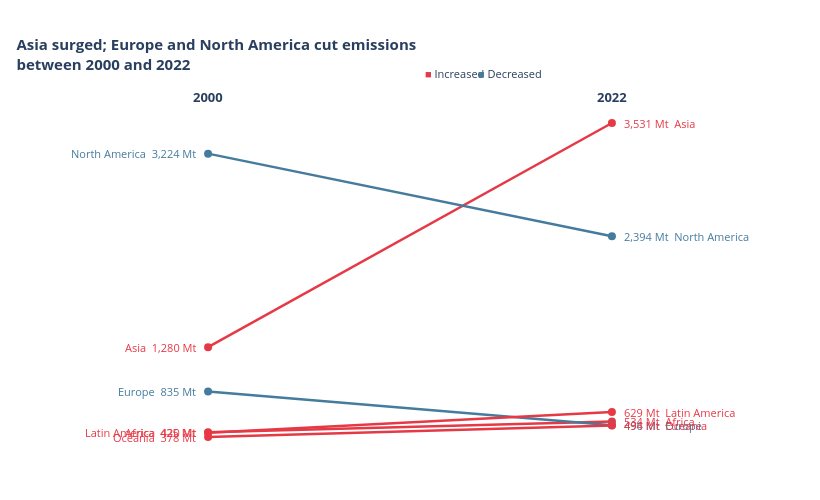

The notebook cell this image was saved under:
### Markdown cell above
---
## Task 2 — Slopegraph: Regional Change 2000 vs 2022

**What to build:** A slopegraph comparing **average regional CO2 emissions** between 2000 and 2022.

**Requirements:**
- One line per region (not per country — aggregate first)
- Colour: regions that increased = one colour; decreased = another
- Values labelled at both ends of each line
- No y-axis tick labels (the endpoint labels make them redundant)
- Insight title stating which regions moved most

> 💡 `df.groupby(['Region','Year'])['CO2_Mt'].mean().reset_index()` then filter to 2000 and 2022

### Code cell
# Task 2 — Slopegraph: regional averages
# YOUR CODE HERE
regional = (
    df.groupby(["Region", "Year"])["CO2_Mt"]
    .mean()
    .reset_index()
)

start = regional[regional["Year"] == 2000].set_index("Region")["CO2_Mt"]
end   = regional[regional["Year"] == 2022].set_index("Region")["CO2_Mt"]
regions = start.index.tolist()

INCREASE_COLOR = "#E63946"   # red  → grew
DECREASE_COLOR = "#457B9D"   # blue → shrank

fig2 = go.Figure()

for region in regions:
    y0, y1 = start[region], end[region]
    color = INCREASE_COLOR if y1 >= y0 else DECREASE_COLOR

    # Slope line
    fig2.add_trace(go.Scatter(
        x=[0, 1],
        y=[y0, y1],
        mode="lines+markers",
        line=dict(color=color, width=2.5),
        marker=dict(size=8, color=color),
        showlegend=False,
    ))

    # Left label  (2000)
    fig2.add_annotation(
        x=0, y=y0,
        text=f"{region}  {y0:,.0f} Mt",
        xanchor="right",
        xshift=-10,
        showarrow=False,
        font=dict(color=color, size=11),
    )

    # Right label (2022)
    fig2.add_annotation(
        x=1, y=y1,
        text=f"{y1:,.0f} Mt  {region}",
        xanchor="left",
        xshift=10,
        showarrow=False,
        font=dict(color=color, size=11),
    )

# Year axis labels
fig2.add_annotation(x=0, y=1.04, yref="paper",
                    text="<b>2000</b>", showarrow=False,
                    font=dict(size=13), xanchor="center")
fig2.add_annotation(x=1, y=1.04, yref="paper",
                    text="<b>2022</b>", showarrow=False,
                    font=dict(size=13), xanchor="center")

# Colour legend chips
for label, color, xpos in [("Increased", INCREASE_COLOR, 0.68),
                            ("Decreased", DECREASE_COLOR, 0.82)]:
    fig2.add_annotation(
        x=xpos, y=1.10, xref="paper", yref="paper",
        text=f"<span style='color:{color}'>■</span> {label}",
        showarrow=False, font=dict(size=11),
    )

fig2.update_layout(
    title=dict(
        text="<b>Asia surged; Europe and North America cut emissions<br>"
             "between 2000 and 2022</b>",
        font=dict(size=15),
        x=0.02,
        xanchor="left",
    ),
    xaxis=dict(
        tickvals=[0, 1],
        ticktext=["", ""],   # hidden — annotations carry the labels
        showgrid=False,
        zeroline=False,
        range=[-0.02, 1.02],
    ),
    yaxis=dict(
        showticklabels=False,   # endpoint labels make ticks redundant
        showgrid=False,
        zeroline=False,
    ),
    plot_bgcolor="white",
    paper_bgcolor="white",
    margin=dict(l=200, r=200, t=100, b=40),
    width=820,
    height=500,
)

fig2.show()
# fig2.write_image("task2_slopegraph.png", scale=2)   # uncomment to export

### Figure 1 — Plotly figure (JSON) as saved in the notebook; plotly's stock layout.template omitted (floating-point values rounded to 4 significant figures)
{"data": [{"line": {"color": "#E63946", "width": 2.5}, "marker": {"color": "#E63946", "size": 8}, "mode": "lines+markers", "showlegend": false, "type": "scatter", "x": [0, 1], "y": [425.4, 534.4]}, {"line": {"color": "#E63946", "width": 2.5}, "marker": {"color": "#E63946", "size": 8}, "mode": "lines+markers", "showlegend": false, "type": "scatter", "x": [0, 1], "y": [1280.0, 3531.0]}, {"line": {"color": "#457B9D", "width": 2.5}, "marker": {"color": "#457B9D", "size": 8}, "mode": "lines+markers", "showlegend": false, "type": "scatter", "x": [0, 1], "y": [834.9, 496.5]}, {"line": {"color": "#E63946", "width": 2.5}, "marker": {"color": "#E63946", "size": 8}, "mode": "lines+markers", "showlegend": false, "type": "scatter", "x": [0, 1], "y": [419.9, 629.1]}, {"line": {"color": "#457B9D", "width": 2.5}, "marker": {"color": "#457B9D", "size": 8}, "mode": "lines+markers", "showlegend": false, "type": "scatter", "x": [0, 1], "y": [3224.0, 2394.0]}, {"line": {"color": "#E63946", "width": 2.5}, "marker": {"color": "#E63946", "size": 8}, "mode": "lines+markers", "showlegend": false, "type": "scatter", "x": [0, 1], "y": [378.4, 493.7]}], "layout": {"annotations": [{"font": {"color": "#E63946", "size": 11}, "showarrow": false, "text": "Africa  425 Mt", "x": 0, "xanchor": "right", "xshift": -10, "y": 425.4}, {"font": {"color": "#E63946", "size": 11}, "showarrow": false, "text": "534 Mt  Africa", "x": 1, "xanchor": "left", "xshift": 10, "y": 534.4}, {"font": {"color": "#E63946", "size": 11}, "showarrow": false, "text": "Asia  1,280 Mt", "x": 0, "xanchor": "right", "xshift": -10, "y": 1280.0}, {"font": {"color": "#E63946", "size": 11}, "showarrow": false, "text": "3,531 Mt  Asia", "x": 1, "xanchor": "left", "xshift": 10, "y": 3531.0}, {"font": {"color": "#457B9D", "size": 11}, "showarrow": false, "text": "Europe  835 Mt", "x": 0, "xanchor": "right", "xshift": -10, "y": 834.9}, {"font": {"color": "#457B9D", "size": 11}, "showarrow": false, "text": "496 Mt  Europe", "x": 1, "xanchor": "left", "xshift": 10, "y": 496.5}, {"font": {"color": "#E63946", "size": 11}, "showarrow": false, "text": "Latin America  420 Mt", "x": 0, "xanchor": "right", "xshift": -10, "y": 419.9}, {"font": {"color": "#E63946", "size": 11}, "showarrow": false, "text": "629 Mt  Latin America", "x": 1, "xanchor": "left", "xshift": 10, "y": 629.1}, {"font": {"color": "#457B9D", "size": 11}, "showarrow": false, "text": "North America  3,224 Mt", "x": 0, "xanchor": "right", "xshift": -10, "y": 3224.0}, {"font": {"color": "#457B9D", "size": 11}, "showarrow": false, "text": "2,394 Mt  North America", "x": 1, "xanchor": "left", "xshift": 10, "y": 2394.0}, {"font": {"color": "#E63946", "size": 11}, "showarrow": false, "text": "Oceania  378 Mt", "x": 0, "xanchor": "right", "xshift": -10, "y": 378.4}, {"font": {"color": "#E63946", "size": 11}, "showarrow": false, "text": "494 Mt  Oceania", "x": 1, "xanchor": "left", "xshift": 10, "y": 493.7}, {"font": {"size": 13}, "showarrow": false, "text": "<b>2000</b>", "x": 0, "xanchor": "center", "y": 1.04, "yref": "paper"}, {"font": {"size": 13}, "showarrow": false, "text": "<b>2022</b>", "x": 1, "xanchor": "center", "y": 1.04, "yref": "paper"}, {"font": {"size": 11}, "showarrow": false, "text": "<span style='color:#E63946'>■</span> Increased", "x": 0.68, "xref": "paper", "y": 1.1, "yref": "paper"}, {"font": {"size": 11}, "showarrow": false, "text": "<span style='color:#457B9D'>■</span> Decreased", "x": 0.82, "xref": "paper", "y": 1.1, "yref": "paper"}], "height": 500, "margin": {"b": 40, "l": 200, "r": 200, "t": 100}, "paper_bgcolor": "white", "plot_bgcolor": "white", "title": {"font": {"size": 15}, "text": "<b>Asia surged; Europe and North America cut emissions<br>between 2000 and 2022</b>", "x": 0.02, "xanchor": "left"}, "width": 820, "xaxis": {"range": [-0.02, 1.02], "showgrid": false, "ticktext": ["", ""], "tickvals": [0, 1], "zeroline": false}, "yaxis": {"showgrid": false, "showticklabels": false, "zeroline": false}}}
